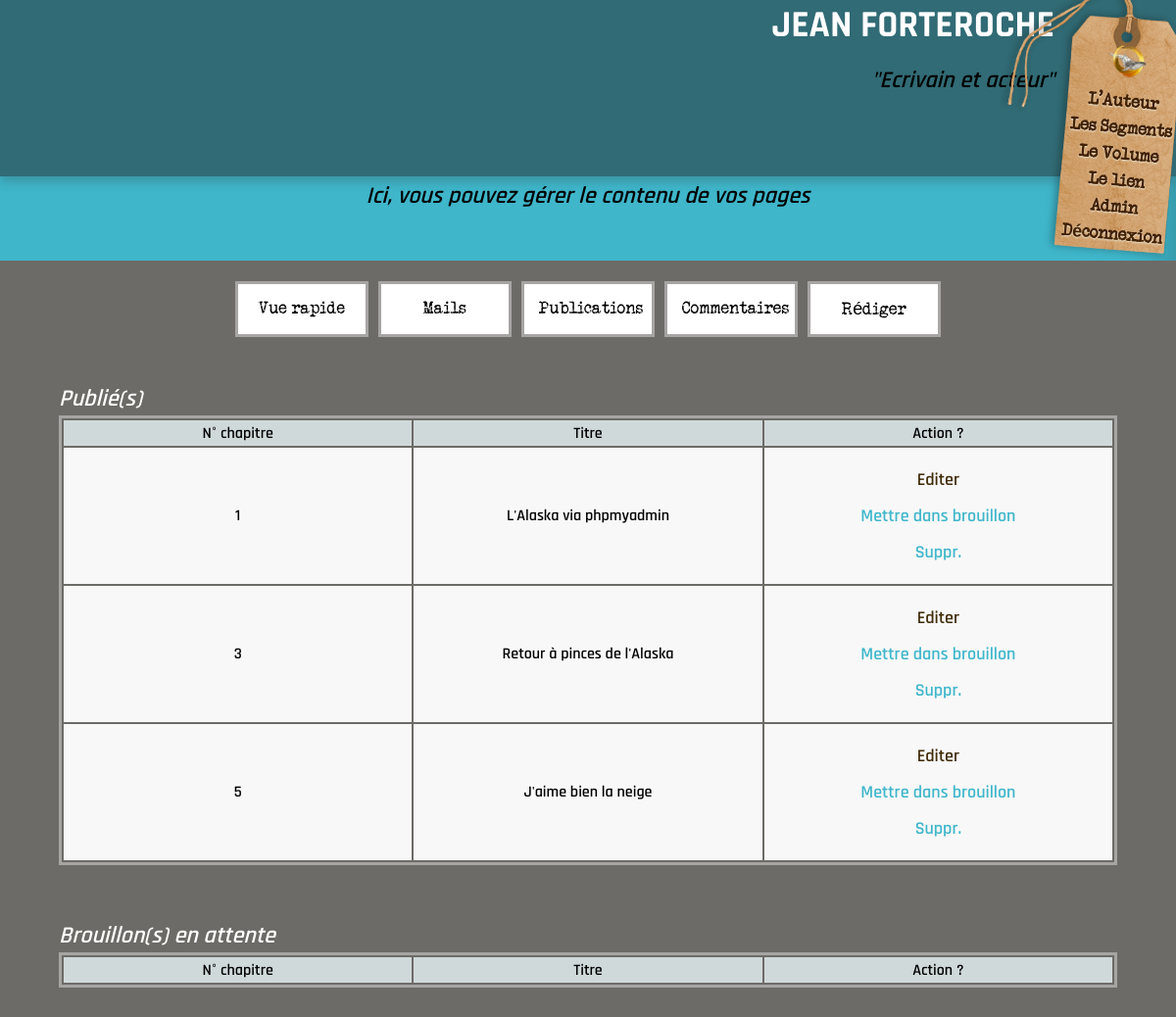
Before: /index.php?action=adminPostsList (signed in) with the older database file.
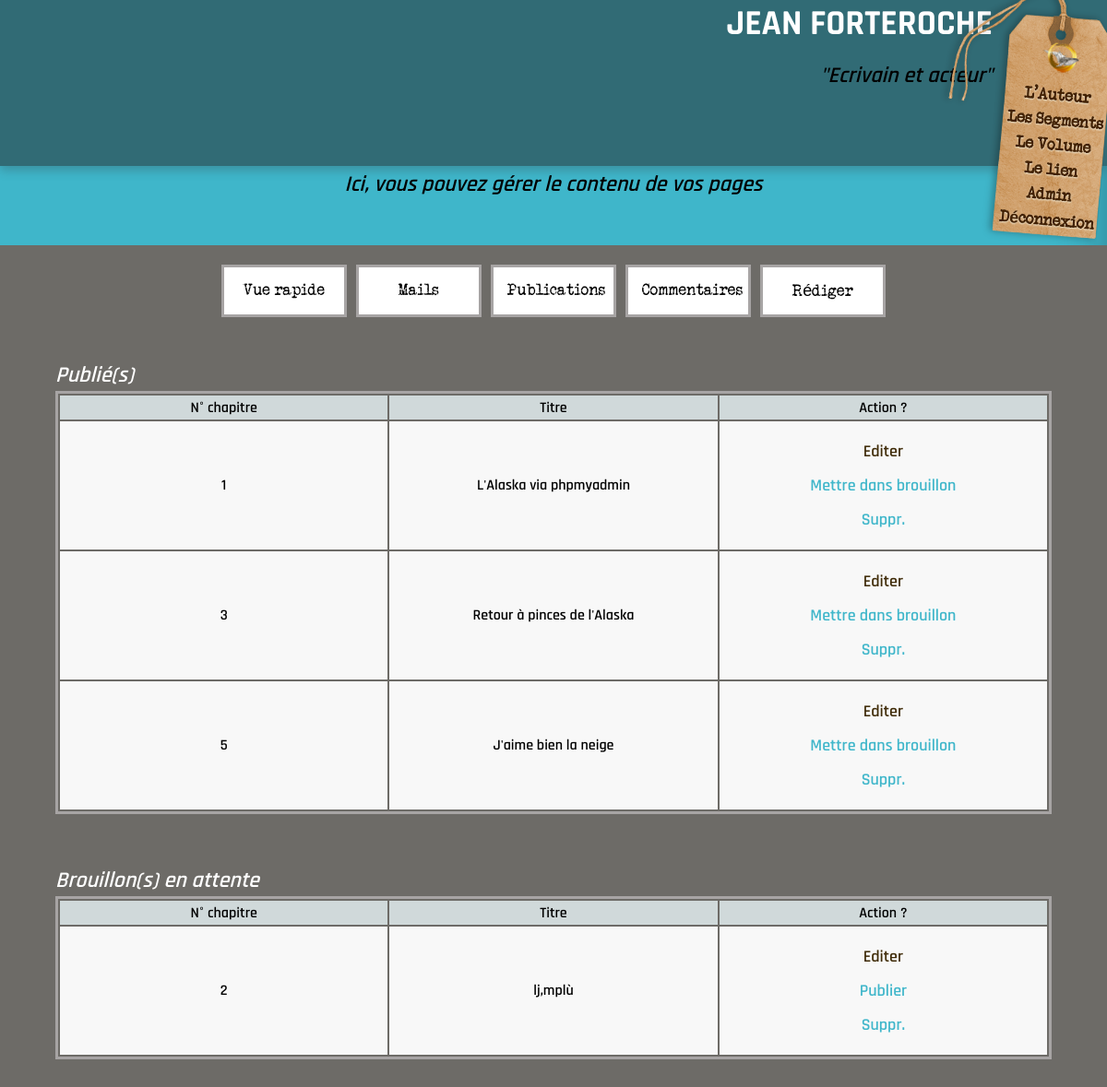
After: the same page with the newer database file.
### tables this page shows
CREATE TABLE IF NOT EXISTS `chapters` (
  `id` int(11) NOT NULL AUTO_INCREMENT,
  `title_chapter` varchar(255) NOT NULL,
  `content_chapter` longtext NOT NULL,
  `date_chapter` timestamp NOT NULL DEFAULT CURRENT_TIMESTAMP,
  `status_chapter` varchar(128) NOT NULL DEFAULT 'published',
  `admin_id` int(11) NOT NULL,
  `number_chapter` int(11) NOT NULL,
  `picture_chapter` text,
  PRIMARY KEY (`id`),
  UNIQUE KEY `number_chapter` (`number_chapter`),
  KEY `fk_posts_users1_idx` (`admin_id`)
);

### controllers/back_controller.php (called while the page is built, shortened)
<?php
function adminPostsList()
{
    $publishedPosts = getAdminPosts("published");
    $draftPosts = getAdminPosts("draft");
    require('views/admin_post_view.php');
}

### models/front/posts_manager.php (called while the page is built, shortened)
<?php
function getAdminPosts($statusPost)
{
    $db = dbConnect();
    $req = $db->query('SELECT id,number_chapter,title_chapter,content_chapter,status_chapter,DATE_FORMAT(date_chapter, \'%d/%m/%Y à %Hh%imin%ss\')
    AS date_chapter_fr  FROM chapters WHERE status_chapter = "' . $statusPost . '" ORDER BY date_chapter_fr DESC');
    return $req->fetchAll();
}

### views/admin_post_view.php (the view, shortened to what this page needs)
    <main class="admin_main_container">
        <?php require_once("includes/subtitles_admin.php"); ?>
        <section class="admin_main_block">
            <?php require_once("includes/menu_admin.php"); ?>
            <section class="admin_action_block" id="admin_plublished_posts_view">
                <table class="table" id="chapter_table">
                    <caption>Publié(s)</caption>
                    <thead>
                    <tr>
                        <th scope="col">N° chapitre </th>
                        <th scope="col">Titre</th>
                        <th scope="col">Action ?</th>
                    </tr>
                    </thead>
                    <tbody>
                        <?php foreach ($publishedPosts as $publishedPost): ?>
                            <tr>
                                <td data-label="N° chapitre"><?= htmlspecialchars($publishedPost['number_chapter']) ?></td>
                                <td data-label="Titre"><?= htmlspecialchars($publishedPost['title_chapter']) ?></td>
                                <td data-label="Action ?">
                                    <p><a href="">Editer</a></p>
                                    <p><a href="index.php?action=adminDraftPost&id=<?= htmlspecialchars($publishedPost['id']) ?>">Mettre dans brouillon</a></p>
                                    <p><a href="index.php?action=adminDeletePost&id=<?= htmlspecialchars($publishedPost['id']) ?>" onclick="return confirm('Ce chapitre sera définitivement supprimé. Etes-vous sûr(e) de vouloir supprimer ce chapitre ?');">Suppr.</a></p>
                                </td>
                            </tr>
                        <?php endforeach; ?>
                    </tbody>
                </table>
            </section>
            <section class="admin_action_block" id="admin_draft_posts_view">
                <table class="table" id="draft_chapter_table">
                    <caption>Brouillon(s) en attente</caption>
                    <thead>
                    <tr>
                        <th scope="col">N° chapitre </th>
                        <th scope="col">Titre</th>
                        <th scope="col">Action ?</th>
                    </tr>
                    </thead>
                    <tbody>
                        <?php foreach ($draftPosts as $draftPost): ?>
                            <tr>
                                <td data-label="N° chapitre"><?= htmlspecialchars($draftPost['number_chapter']) ?></td>
                                <td data-label="Titre"><?= htmlspecialchars($draftPost['title_chapter']) ?></td>
                                <td data-label="Action ?">
                                    <p><a href="">Editer</a></p>
                                    <p><a href="index.php?action=adminValidPost&id=<?= htmlspecialchars($draftPost['id']) ?>">Publier</a></p>
                                    <p><a href="index.php?action=adminDeletePost&id=<?= htmlspecialchars($draftPost['id']) ?>"onclick="return confirm('Ce chapitre sera définitivement supprimé. Etes-vous sûr(e) de vouloir supprimer ce chapitre ?');">Suppr.</a></p>
                                </td>
                            </tr>
                        <?php endforeach; ?>
                    </tbody>
                </table>
            </section>
        </section>
    </main>
<?php require_once("template_admin.php"); ?>

Changed rows visible on the page:
added chapters: number_chapter "2", title_chapter "lj,mplù", shown under "Brouillon(s) en attente"
